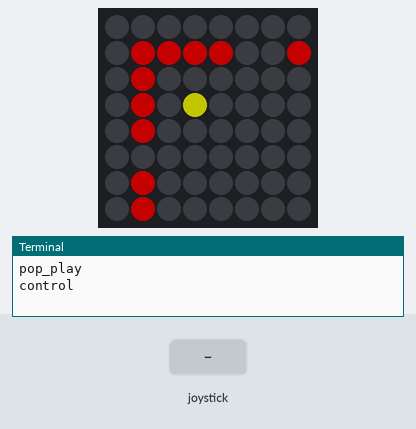
The program below on a simulated Raspberry Pi (BCM pin numbers) with a Sense HAT. On the bench: the Sense HAT's 8×8 RGB LED matrix, the last lines printed to the terminal. Inputs (shaded band) come from the test bench. Dim RGB values are drawn brighter than linear.

Above: at 1.2 s.
1.3 s: joystick pushed up
At 1.9 s:
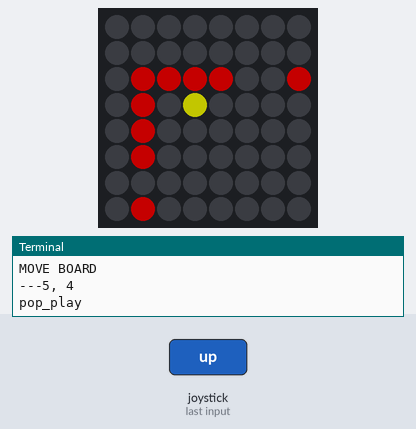
2.8 s: joystick pushed left
At 4.0 s:
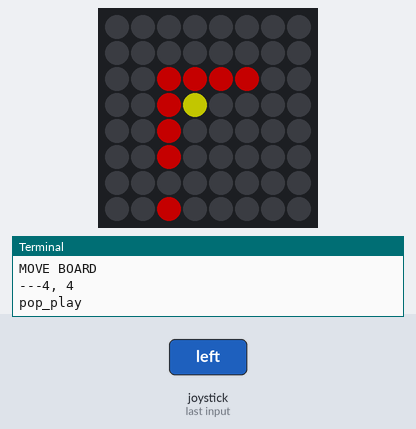
4.3 s: joystick pushed down
At 5.1 s:
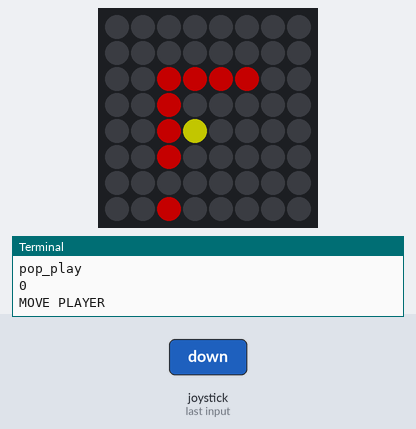
Timing chart, 0 to 7.3 s (numbered marks = the images above; inputs shaded):
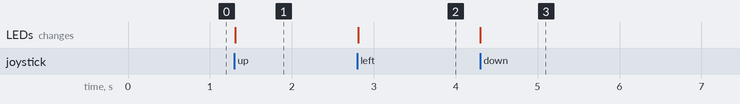

The program:

20_top-down.py
```python
from sense_hat import SenseHat
from time import sleep

sense = SenseHat()
sense.clear()
sense.low_light = True

# Pt is used where x,y coordinates are defined
class Pt:
    x = 0
    y = 0

    def set_pt(self,_x,_y):
        self.x = _x
        self.y = _y

    def add_pts(self,_pt1,_pt2):
        self.set_pt(_pt1.x+_pt2.x,_pt1.y+_pt2.y)

    def __init__(self,_x,_y):
        self.set_pt(_x,_y)

class Board:
    # colors correspond to play[][] values
    colors = [[0,0,0],[127,0,0],[0,127,0],[127,127,0]]

    level = 0

    mini = Pt(0,0) # minimum values
    maxi = Pt(7,7) # maximum values

    # 0 -> clear space
    # 1 -> wall
    # 2 -> goal
    # 3 -> players current position
    # 4 -> player spawn

    play = [
        [0,0,0,0,0,0,0,0],
        [0,0,0,0,0,0,0,0],
        [0,0,0,0,0,0,0,0],
        [0,0,0,3,0,0,0,0],
        [0,0,0,0,0,0,0,0],
        [0,0,0,0,0,0,0,0],
        [0,0,0,0,0,0,0,0],
        [0,0,0,0,0,0,0,0]]

    # players position on play[][]
    play_pos = Pt(3,3)
    # players postion on plan[][][]
    plan_pos = Pt(5,5)

    def set_offset(self, _pt1, _pt2):
        x_offset = _pt2.x - _pt1.x
        y_offset = _pt2.y - _pt1.y
        offset_pt = Pt(x_offset, y_offset)
        return offset_pt

    plan =[[
        [1,1,1,1,1,1,1,1,1,1,1,1,1,1,1,1],
        [1,0,0,0,0,0,0,0,0,0,0,0,0,0,0,1],
        [1,0,0,0,0,0,0,0,0,0,0,0,0,0,0,1],
        [1,0,0,1,1,1,1,0,1,1,1,1,1,0,0,1],
        [1,0,0,1,0,0,0,0,0,0,0,0,1,0,0,1],
        [1,0,0,1,0,0,0,0,0,0,0,0,1,0,0,1],
        [1,0,0,1,0,0,0,0,0,0,0,0,1,0,0,1],
        [1,0,0,0,0,0,0,0,0,0,0,0,1,0,0,1],
        [1,0,0,0,0,0,0,0,0,0,0,0,1,0,0,1],
        [1,0,0,1,0,0,0,0,0,0,0,0,1,0,0,2],
        [1,0,0,1,0,0,0,0,0,0,0,0,1,0,0,1],
        [1,0,0,1,0,0,0,0,0,0,0,0,1,0,0,1],
        [1,0,0,1,1,1,1,1,1,1,1,1,1,0,0,1],
        [1,0,0,0,0,0,0,0,0,0,0,0,0,0,0,1],
        [1,0,0,0,0,0,0,0,0,0,0,0,0,0,0,1],
        [1,1,1,1,1,1,1,1,1,1,1,1,1,1,1,1]
        ],
        [1,1,1,1,1,1,1,1,1,1,1,1,1,1,1,1],
        [1,0,0,0,0,0,0,0,0,0,0,0,0,0,0,1],
        [1,0,0,0,0,0,0,0,0,0,0,0,0,0,0,1],
        [1,0,0,1,1,1,1,0,1,1,1,1,1,0,0,1],
        [1,0,0,1,0,0,0,0,0,0,0,0,1,0,0,1],
        [1,0,0,1,0,0,0,0,0,0,0,0,1,0,0,1],
        [1,0,0,1,0,0,1,1,0,0,0,0,1,0,0,1],
        [1,0,0,1,0,0,1,1,0,0,0,0,1,0,0,1],
        [1,0,0,1,0,0,0,0,0,0,0,0,1,0,0,1],
        [1,0,0,1,0,0,0,0,0,0,0,0,1,0,0,1],
        [1,0,0,1,0,0,0,0,0,0,0,0,1,0,0,1],
        [1,0,0,1,0,0,0,0,0,0,0,0,1,0,0,1],
        [1,0,0,1,1,1,1,1,1,1,1,1,1,0,0,1],
        [1,0,0,0,0,0,0,0,0,0,0,0,0,0,0,1],
        [1,0,0,0,0,0,0,0,0,0,0,0,0,0,0,1],
        [1,1,1,1,1,1,1,1,1,1,1,1,1,1,1,1]]

    def pop_play(self):
        print("pop_play")
        offset = self.set_offset(self.play_pos, self.plan_pos)
        for x in range(8):
            for y in range(8):
                plan_x = offset.x + x
                plan_y = offset.y + y
                plan_addy = Pt(offset.x + x, offset.y + y)
                x_size = len(self.plan[self.level])
                y_size = len(self.plan[self.level][0])
                if ( ((plan_x >= 0) and (plan_y >= 0)) and ((plan_x < x_size) and (plan_y < y_size)) ):
                    self.play[x][y] = self.plan[self.level][plan_x][plan_y]
                else:
                    self.play[x][y] = 1
        play_x = self.play_pos.x
        play_y = self.play_pos.y
        self.play[play_x][play_y]=3
        self.draw()

    def find_spawn(self):
        x_len = len(self.plan[self.level])
        y_len = len(self.plan[self.level][0])
        for x in range(x_len):
            for y in range(y_len):
                if (self.plan[self.level][x][y] == 4):
                    self.play_pos.set_pt(x,y)
                    break

    def level_up(self):
        self.level += 1
        # test for end of array
        if (self.level > len(self.plan) - 1):
            self.level = 0

    def set_led(self, _pt, _color):
        sense.set_pixel(_pt.x, _pt.y, self.colors[_color])
        self.play[_pt.x][_pt.y] = _color

    def draw(self):
        for x in range(8):
            for y in range(8):
                pixel = self.play[x][y]
                self.set_led(Pt(x,y), pixel)

    def __init__(self):
        self.pop_play()
        self.draw()

class Control():
    boa = Board()

    def __init__(self):
        print("control")
        self.loop()

    '''def get_next(self,_pt,_direction): # _pt is a Pt object
        a = _pt # new point

        return a # return new point'''

    def pt_delta(self,_direction):
        change = Pt(0,0)
        if (_direction == "left"):
            change.x -= 1
        elif (_direction == "right"):
            change.x += 1
        elif (_direction == "down"):
            change.y += 1
        elif (_direction == "up"):
            change.y -= 1
        return change

    def add_pts(self,_pt1,_pt2):
        new_pt = Pt(_pt1.x+_pt2.x,_pt1.y+_pt2.y)
        return new_pt

    def loop(self):
        win = False

        while (not win):
            event = sense.stick.wait_for_event()
            if (event.action == 'pressed'):
                x = self.boa.play_pos.x
                y = self.boa.play_pos.y
                old_pos = Pt(x,y)
                delta = self.pt_delta(event.direction)
                new_pos = self.add_pts(old_pos, delta)
                new_square = self.boa.play[new_pos.x][new_pos.y]
                if(new_square == 0):
                    print(0)
                    if( ((new_pos.x == 3) or (new_pos.x == 4)) and ((new_pos.y == 3) or (new_pos.y == 4)) ):
                        print("MOVE PLAYER")
                        # overwrite old position with color 0
                        self.boa.set_led(old_pos, 0)
                        # overwite new position with color 3
                        self.boa.set_led(new_pos, 3)
                        # move player to new location
                        self.boa.play_pos = new_pos
                        self.boa.play[new_pos.x][new_pos.y] == 3
                    else:
                        print("MOVE BOARD")
                        # change plan_pos instead of play_pos
                        self.boa.plan_pos = self.add_pts(self.boa.plan_pos, delta)
                        test = "---" + str(self.boa.plan_pos.x) + ", " + str(self.boa.plan_pos.y)
                        print (test)
                        # regenerate play from plan
                        self.boa.pop_play()
                        # self.boa.play_pos = old_pos
                elif(new_square == 1):
                    print("YOU HIT A WALL, RETURN TO BEGINNING!")
                elif(new_square == 2):
                    print("LEVEL EXIT")

cont = Control()
```

Measured:
- after the input at 1.3 s, the LEDs: change at once (image 1)
- after the input at 2.8 s, the LEDs: change at once (image 2)
- after the input at 4.3 s, the LEDs: change at once (image 3)
